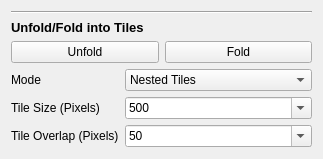
      <widget class="QWidget" name="tab_17">
       <attribute name="title">
        <string>Fold/Unfold</string>
       </attribute>
       <layout class="QVBoxLayout" name="verticalLayout_24">
        <item>
         <widget class="Line" name="line_28">
          <property name="orientation">
           <enum>Qt::Horizontal</enum>
          </property>
         </widget>
        </item>
        <item>
         <widget class="QLabel" name="label_57">
          <property name="font">
           <font>
            <pointsize>10</pointsize>
            <bold>true</bold>
           </font>
          </property>
          <property name="text">
           <string>Unfold/Fold into Tiles</string>
          </property>
         </widget>
        </item>
        <item>
         <layout class="QGridLayout" name="gridLayout_8">
          <item row="0" column="0">
           <widget class="QPushButton" name="unfold">
            <property name="text">
             <string>Unfold</string>
            </property>
           </widget>
          </item>
          <item row="0" column="1">
           <widget class="QPushButton" name="fold">
            <property name="text">
             <string>Fold</string>
            </property>
           </widget>
          </item>
         </layout>
        </item>
        <item>
         <layout class="QFormLayout" name="formLayout_3">
          <item row="1" column="0">
           <widget class="QLabel" name="label_58">
            <property name="text">
             <string>Tile Size (Pixels)</string>
            </property>
           </widget>
          </item>
          <item row="1" column="1">
           <widget class="QComboBox" name="unfold_tile_size">
            <property name="editable">
             <bool>true</bool>
            </property>
            <property name="currentIndex">
             <number>3</number>
            </property>
            <item>
             <property name="text">
              <string>100</string>
             </property>
            </item>
            <item>
             <property name="text">
              <string>200</string>
             </property>
            </item>
            <item>
             <property name="text">
              <string>300</string>
             </property>
            </item>
            <item>
             <property name="text">
              <string>500</string>
             </property>
            </item>
            <item>
             <property name="text">
              <string>1000</string>
             </property>
            </item>
           </widget>
          </item>
          <item row="2" column="0">
           <widget class="QLabel" name="label_59">
            <property name="text">
             <string>Tile Overlap (Pixels)</string>
            </property>
           </widget>
          </item>
          <item row="2" column="1">
           <widget class="QComboBox" name="unfold_tile_overlap">
            <property name="editable">
             <bool>true</bool>
            </property>
            <property name="currentIndex">
             <number>3</number>
            </property>
            <item>
             <property name="text">
              <string>10</string>
             </property>
            </item>
            <item>
             <property name="text">
              <string>20</string>
             </property>
            </item>
            <item>
             <property name="text">
              <string>30</string>
             </property>
            </item>
            <item>
             <property name="text">
              <string>50</string>
             </property>
            </item>
            <item>
             <property name="text">
              <string>100</string>
             </property>
            </item>
           </widget>
          </item>
          <item row="0" column="0">
           <widget class="QLabel" name="label_62">
            <property name="text">
             <string>Mode</string>
            </property>
           </widget>
          </item>
          <item row="0" column="1">
           <widget class="QComboBox" name="unfold_mode">
            <item>
             <property name="text">
              <string>Nested Tiles</string>
             </property>
            </item>
            <item>
             <property name="text">
              <string>Smaller Images (Extra FOVs)</string>
             </property>
            </item>
           </widget>
          </item>
         </layout>
        </item>
        <item>
         <spacer name="verticalSpacer_38">
          <property name="orientation">
           <enum>Qt::Vertical</enum>
          </property>
          <property name="sizeHint" stdset="0">
           <size>
            <width>20</width>
            <height>1</height>
           </size>
          </property>
         </spacer>
        </item>
       </layout>
      </widget>
